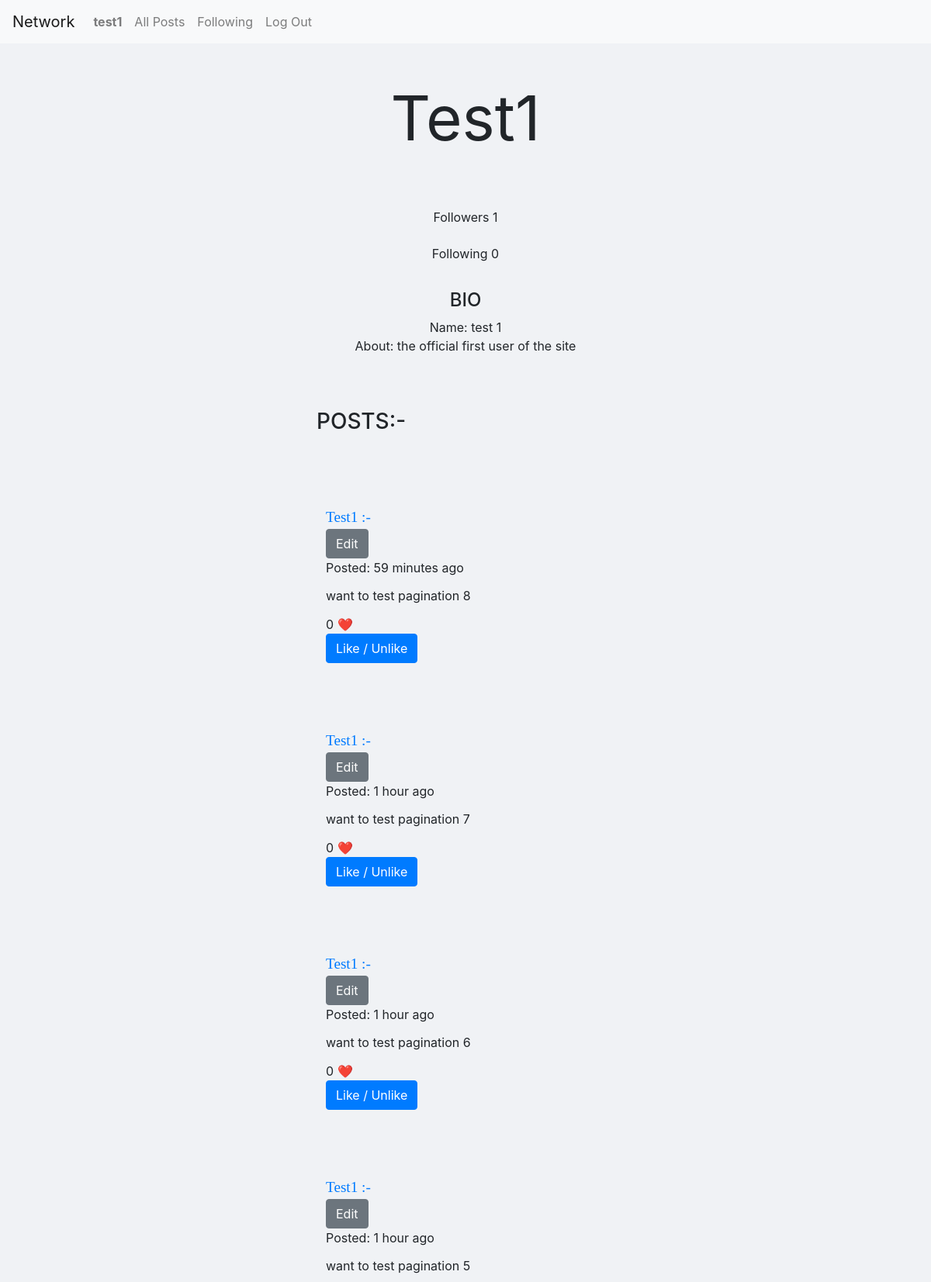
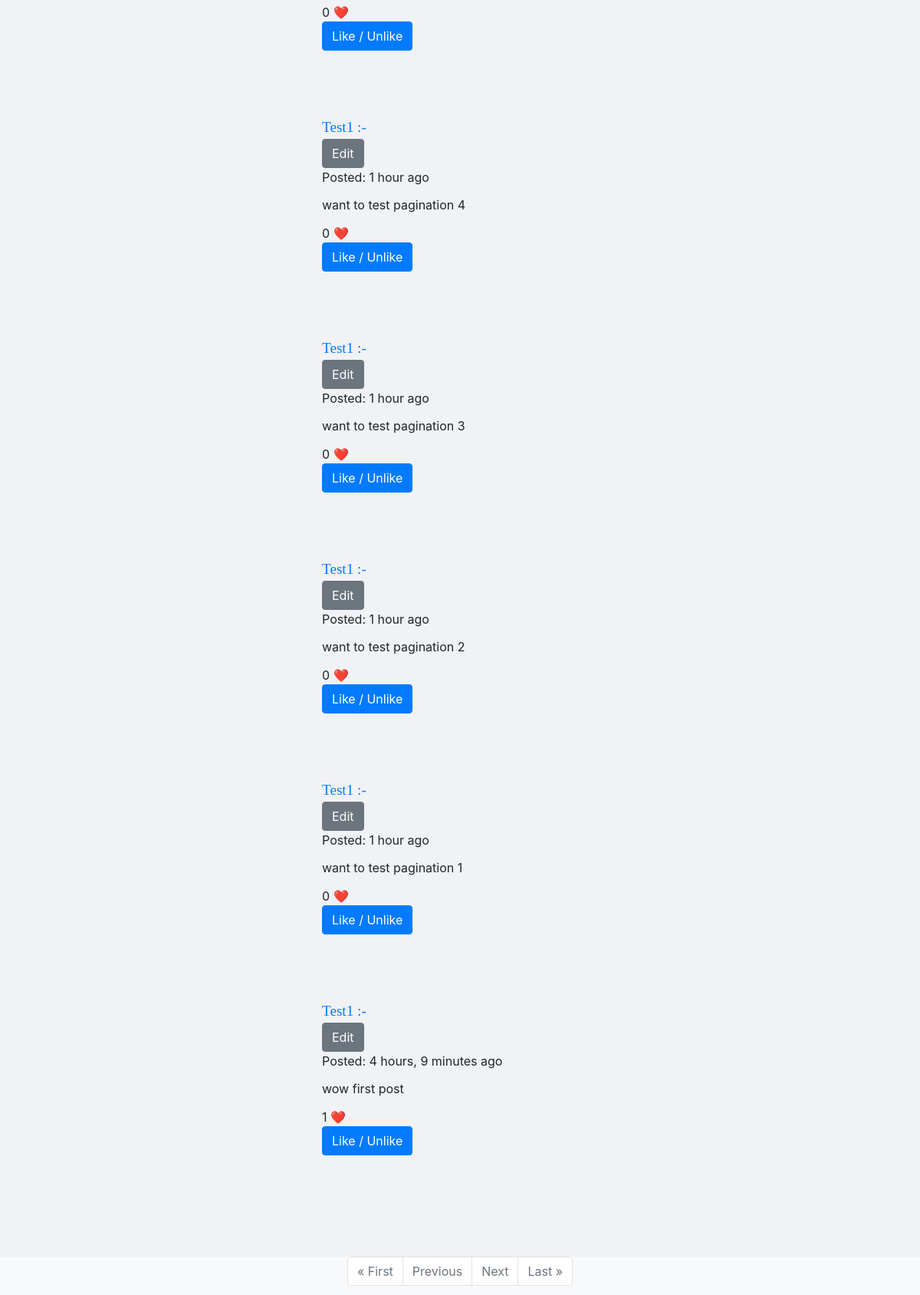
Screenshot of /user-profile/2 (signed in) with the database file from the repository (2 pictures, top to bottom).
### network/models.py (models this page shows, shortened)
class User(AbstractUser):
    pass

class UserProfile(models.Model):
    user = models.OneToOneField(User, on_delete=models.CASCADE, related_name="profile")
    name = models.CharField(max_length=100, blank=True, null=True)
    about = models.TextField(blank=True, null=True)

class Post(models.Model):
    user = models.ForeignKey(User, on_delete=models.CASCADE, verbose_name="posted by", related_name="posts")
    text = models.CharField(max_length=500)
    date = models.DateTimeField(auto_now_add=True, null=False, blank=True, verbose_name="posted on")
    liked = models.ManyToManyField('User', default=None, blank=True, related_name='post_likes')
    class Meta:
        verbose_name = "post"
        verbose_name_plural = "posts"
    def likes_int(self):
        return self.liked.all().count()

### network/views.py (the view)
# urls.py: path("user-profile/<int:user_id>", views.user_profile, name="user-profile"),
@login_required(login_url="network:login")
def user_profile(request, user_id):
    user_data = User.objects.get(pk=user_id)
    posts = user_data.posts.order_by("-date").all()
    following_id_list = Following.objects.filter(user=user_id).values_list('user_followed', flat=True)
    followers_id_list = Following.objects.filter(user_followed=user_id).values_list('user_id', flat=True)
    following_user_list = User.objects.filter(id__in=following_id_list)
    followers_user_list = User.objects.filter(id__in=followers_id_list)
    paginator = Paginator(posts, 10)
    page_number = request.GET.get('page')
    page_obj = paginator.get_page(page_number)
    return render(request, "network/user_profile.html", {
        "user_data": user_data,
        "following": following_user_list,
        "followers": followers_user_list,
        "page_obj": page_obj
    })

### network/templates/network/user_profile.html (shortened to what this page needs)
{% extends "network/layout.html" %}
{% load i18n %}
{% load static %}
{% block extra_css %}
    <link href="{% static 'network/user_profile.css' %}" rel="stylesheet">
{% endblock %}
{% block body %}
    <div class="user-profile">
        <div class="profile-username">
            {{ user_data.username }}
        </div>
        <div class="profile-following info-card">
                <div class="followers">
                <span class="follow-text">
                    Followers <span class="follow-count">{{ followers.count }}</span>
                </span>
            </div>
            <div class="following">
                <span class="follow-text">
                    Following <span class="follow-count">{{ following.count }}</span>
                </span>
            </div>
        </div>
        <div class="bio-info-card">
            <h4>BIO</h4>
            <div class="profile-name">
                <span>
                    {% trans "Name:" %}
                    {% if user_data.profile.about == "" or user_data.profile.about is None %}
                        ---
                    {% else %}
                        {{ user_data.profile.name }}
                    {% endif %}
                </span>
            </div>
            <div class="profile-about">
                <span>
                    {% trans "About:" %}
                    {% if user_data.profile.about == "" or user_data.profile.about is None %}
                        ---
                    {% else %}
                        {{ user_data.profile.about }}
                    {% endif %}
                </span>
            </div>
        </div>
    </div>
    <h3 style="padding-left: 34%;">POSTS:-</h3>
    {% for post in page_obj.object_list%}
        {% include "network/posts.html"%}
    {% empty %}
        <div class="no-posts">
            {% trans "No posts yet" %}
        </div>
    {% endfor %}
        {% include "network/paginator.html"%}
{% endblock %}

### network/templates/network/layout.html (shortened to what this page needs)
{% load static %}
<!DOCTYPE html>
<html lang="en">
    <head>
        <link rel="stylesheet" href="https://stackpath.bootstrapcdn.com/bootstrap/4.4.1/css/bootstrap.min.css">
        {% block extra_css %}{% endblock %}
        <link href="{% static 'network/styles.css' %}" rel="stylesheet">
    </head>
    <body>
        <nav class="navbar navbar-expand-lg navbar-light bg-light">
            <a class="navbar-brand" href="#">Network</a>
            <div>
              <ul class="navbar-nav mr-auto">
                {% if user.is_authenticated %}
                    <li class="nav-item">
                        <a class="nav-link" href="#"><strong>{{ user.username }}</strong></a>
                    </li>
                {% endif %}
                <li class="nav-item">
                  <a class="nav-link" href="{% url 'index' %}">All Posts</a>
                </li>
                {% if user.is_authenticated %}
                    <li class="nav-item">
                        <a class="nav-link" href="{% url 'following' %}">Following</a>
                    </li>
                    <li class="nav-item">
                        <a class="nav-link" href="{% url 'logout' %}">Log Out</a>
                    </li>
                {% endif %}
              </ul>
            </div>
          </nav>
        <div class="body">
            {% block body %}
            {% endblock %}
        </div>
    </body>
</html>

### network/templates/network/posts.html (shortened to what this page needs)
{% load i18n %}
<div class="post-element">
    <div class="post" id='post_{{ post.id }}'>
        <div class="post-user">
            <a href="{% url 'user-profile' user_id=post.user.id %}" >{{ post.user }} :-</a>
        </div>
        {% if user.id == post.user.id %}
            <div class="delete-edit-panel">
                <div>
                    <button class="btn btn-secondary" id="edit-button" data-id="{{ post.id }}" data-toggle="modal" data-target="#modal_edit_post_{{ post.id }}">Edit</button>
                </div>
            </div>
        {% endif %}
        <div class="post-date">
            {% trans "Posted: " %} {{post.date|timesince}} {% trans "ago" %}
        </div>
        <div class="post-content">
            {{ post.text }}
        </div>
        <div class="like-data">
            <span class="like-counter">{{ post.likes_int }}</span>    ❤️
        </div>
        {% if user.is_authenticated %}
        <div class="like-comment-control">
            <form class="like-panel" action = "{% url 'like' action_id=post.id %}" method="GET" onsubmit="window.location.reload()">
                <input class="btn btn-primary" name="like" type="submit" value='{% trans "Like / Unlike" %}'>
            </form>
        </div>
        {% endif %}
    </div>
</div>

### network/templates/network/paginator.html
{% load i18n %}
<nav class="page-nav fixed-bottom bg-light" aria-label="Page navigation" id="bottom-nav">
    <ul class="pagination justify-content-center" id="page_button">
        {% if page_obj.has_previous %}
            <li class="page-item">
                <a class="page-link" href="?page=1">&laquo; {% trans "First" %}</a>
            </li>
            <li class="page-item">
                <a class="page-link" href="?page={{ page_obj.previous_page_number }}">{% trans "Previous" %}</a>
            </li>
        {% else %}
            <li class="page-item disabled">
                <a class="page-link" href="?page=1">&laquo; {% trans "First" %}</a>
            </li>
            <li class="page-item disabled">
                <a class="page-link" href="?page=1">{% trans "Previous" %}</a>
            </li>
        {% endif %}
        {% if page_obj.has_next %}
            <li class="page-item ">
                <a class="page-link" href="?page={{ page_obj.next_page_number }}">{% trans "Next" %}</a>
            </li>
            <li class="page-item">
                <a class="page-link" href="?page={{ page_obj.paginator.num_pages }}">{% trans "Last" %} &raquo;</a>
            </li>
        {% else %}
            <li class="page-item disabled">
                <a class="page-link" href="?page={{ page_obj.paginator.num_pages }}">{% trans "Next" %}</a>
            </li>
            <li class="page-item disabled">
                <a class="page-link" href="?page={{ page_obj.paginator.num_pages }}">{% trans "Last" %} &raquo;</a>
            </li>
        {% endif %}
    </ul>
</nav>

### network/static/network/user_profile.css (style rules this page uses)
html { position: relative; min-height: 100%; }
body { background-color: #F0F2F5; margin: 0 0 180px; }
.user-profile { padding: 3%; }
.profile-username { padding-bottom: 3%; text-align: center; font-size: 5rem; font-family: -apple-system, BlinkMacSystemFont, 'Segoe UI', Roboto, Oxygen, Ubuntu, Cantarell, 'Open Sans', 'Helvetica Neue', sans-serif; text-transform:capitalize; }
.followers, .following { font-size: 1rem; font-family: -apple-system, BlinkMacSystemFont, 'Segoe UI', Roboto, Oxygen, Ubuntu, Cantarell, 'Open Sans', 'Helvetica Neue', sans-serif; text-align: center; padding-top: 2%; }
.bio-info-card { padding-bottom: 3%; padding-top: 3%; text-align: center; }

### network/static/network/styles.css (style rules this page uses)
html { position: relative; min-height: 100%; }
body { background-color: #F0F2F5; margin: 0 0 180px; }
.post-user { text-transform:capitalize; font-family: 'Times New Roman', Times, serif; font-size: larger; }
.post-element { padding-top: 7%; width: 70%; padding-left: 35%; }
.post-date { padding-bottom: 3%; }
.post-content { padding-bottom: 3%; }
.post { padding-bottom: 2px; }
#bottom-nav { height: 50px; }

### rows the page displays
User: username "test1", username "Test1", profile.name "test 1", profile.about "the official first user of the site"
Post: user "Test1", date "59 minutes", text "want to test pagination 8", likes_int "0"
Post: user "Test1", date "1 hour", text "want to test pagination 7", likes_int "0"
Post: user "Test1", date "1 hour", text "want to test pagination 6", likes_int "0"
Post: user "Test1", date "1 hour", text "want to test pagination 5", likes_int "0"
Post: user "Test1", date "1 hour", text "want to test pagination 4", likes_int "0"
Post: user "Test1", date "1 hour", text "want to test pagination 3", likes_int "0"
Post: user "Test1", date "1 hour", text "want to test pagination 2", likes_int "0"
Post: user "Test1", date "1 hour", text "want to test pagination 1", likes_int "0"
Post: user "Test1", date "4 hours, 9 minutes", text "wow first post", likes_int "1"

### other values shown
{{ followers.count }} "1"
{{ following.count }} "0"
